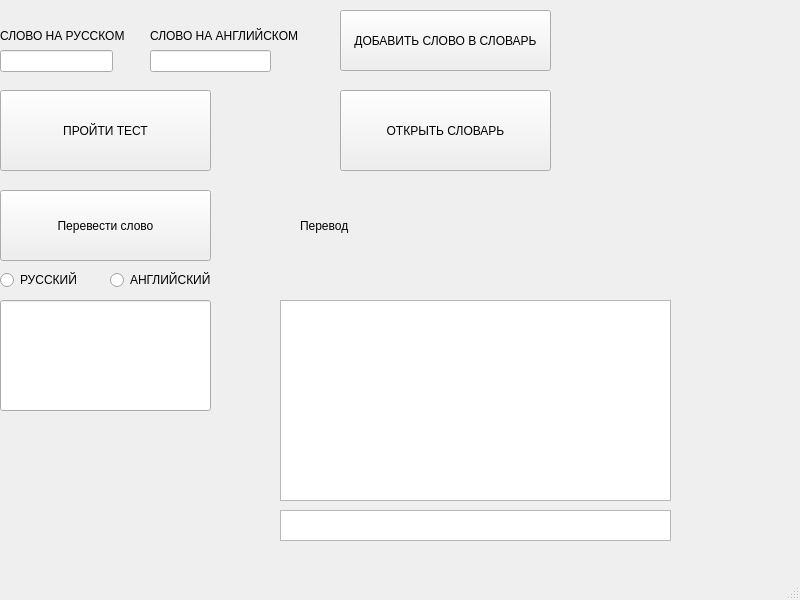
<?xml version="1.0" encoding="UTF-8"?>
<ui version="4.0">
 <class>MainWindow</class>
 <widget class="QMainWindow" name="MainWindow">
  <property name="geometry">
   <rect>
    <x>0</x>
    <y>0</y>
    <width>800</width>
    <height>600</height>
   </rect>
  </property>
  <property name="windowTitle">
   <string>MainWindow</string>
  </property>
  <widget class="QWidget" name="centralwidget">
   <widget class="QLabel" name="label">
    <property name="geometry">
     <rect>
      <x>0</x>
      <y>0</y>
      <width>131</width>
      <height>71</height>
     </rect>
    </property>
    <property name="text">
     <string>СЛОВО НА РУССКОМ</string>
    </property>
   </widget>
   <widget class="QLabel" name="label_2">
    <property name="geometry">
     <rect>
      <x>150</x>
      <y>0</y>
      <width>151</width>
      <height>71</height>
     </rect>
    </property>
    <property name="text">
     <string>СЛОВО НА АНГЛИЙСКОМ</string>
    </property>
   </widget>
   <widget class="QLineEdit" name="lineEdit">
    <property name="geometry">
     <rect>
      <x>0</x>
      <y>50</y>
      <width>113</width>
      <height>22</height>
     </rect>
    </property>
   </widget>
   <widget class="QLineEdit" name="lineEdit_2">
    <property name="geometry">
     <rect>
      <x>150</x>
      <y>50</y>
      <width>121</width>
      <height>22</height>
     </rect>
    </property>
   </widget>
   <widget class="QPushButton" name="pushButton_2">
    <property name="geometry">
     <rect>
      <x>0</x>
      <y>90</y>
      <width>211</width>
      <height>81</height>
     </rect>
    </property>
    <property name="text">
     <string>ПРОЙТИ ТЕСТ</string>
    </property>
   </widget>
   <widget class="QPushButton" name="pushButton">
    <property name="geometry">
     <rect>
      <x>340</x>
      <y>10</y>
      <width>211</width>
      <height>61</height>
     </rect>
    </property>
    <property name="text">
     <string>ДОБАВИТЬ СЛОВО В СЛОВАРЬ</string>
    </property>
   </widget>
   <widget class="QPushButton" name="pushButton_4">
    <property name="geometry">
     <rect>
      <x>340</x>
      <y>90</y>
      <width>211</width>
      <height>81</height>
     </rect>
    </property>
    <property name="text">
     <string>ОТКРЫТЬ СЛОВАРЬ</string>
    </property>
   </widget>
   <widget class="QPushButton" name="pushButton_3">
    <property name="geometry">
     <rect>
      <x>0</x>
      <y>190</y>
      <width>211</width>
      <height>71</height>
     </rect>
    </property>
    <property name="text">
     <string>Перевести слово</string>
    </property>
   </widget>
   <widget class="QLabel" name="label_3">
    <property name="geometry">
     <rect>
      <x>300</x>
      <y>190</y>
      <width>161</width>
      <height>71</height>
     </rect>
    </property>
    <property name="text">
     <string>Перевод</string>
    </property>
   </widget>
   <widget class="QRadioButton" name="radioButton">
    <property name="geometry">
     <rect>
      <x>0</x>
      <y>270</y>
      <width>95</width>
      <height>20</height>
     </rect>
    </property>
    <property name="text">
     <string>РУССКИЙ</string>
    </property>
   </widget>
   <widget class="QRadioButton" name="radioButton_2">
    <property name="geometry">
     <rect>
      <x>110</x>
      <y>270</y>
      <width>111</width>
      <height>20</height>
     </rect>
    </property>
    <property name="text">
     <string>АНГЛИЙСКИЙ</string>
    </property>
   </widget>
   <widget class="QTableWidget" name="tableWidget">
    <property name="geometry">
     <rect>
      <x>280</x>
      <y>300</y>
      <width>391</width>
      <height>201</height>
     </rect>
    </property>
   </widget>
   <widget class="QPlainTextEdit" name="plainTextEdit_2">
    <property name="geometry">
     <rect>
      <x>280</x>
      <y>510</y>
      <width>391</width>
      <height>31</height>
     </rect>
    </property>
   </widget>
   <widget class="QLineEdit" name="lineEdit_4">
    <property name="geometry">
     <rect>
      <x>0</x>
      <y>300</y>
      <width>211</width>
      <height>111</height>
     </rect>
    </property>
   </widget>
  </widget>
  <widget class="QMenuBar" name="menubar">
   <property name="geometry">
    <rect>
     <x>0</x>
     <y>0</y>
     <width>800</width>
     <height>26</height>
    </rect>
   </property>
  </widget>
  <widget class="QStatusBar" name="statusbar"/>
 </widget>
 <resources/>
 <connections/>
</ui>
